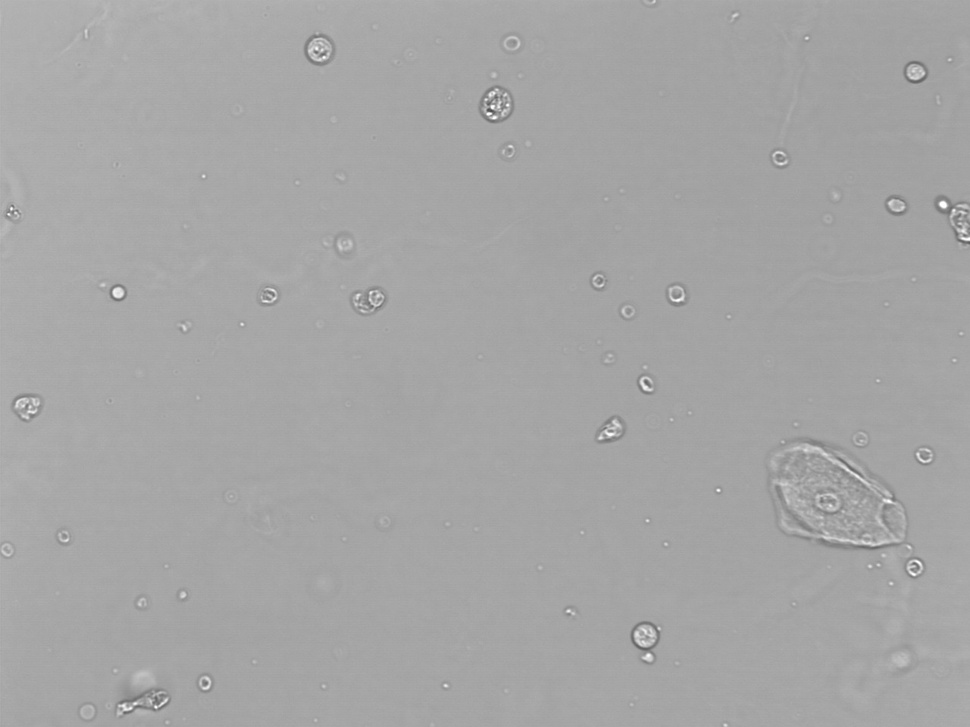
#> input picture 0213Sungiant/test1.jpg, 970 x 727 px, shrunk from 1280 x 960 before the run
$ python test1.py
#> lines starting #> are read from the running program, lines starting #| are printed output that depends on the picture; after the words box and inside, x2 and y2 are one past the last pixel; in counts of white or black regions, pixels touching at a corner belong together
#!/usr/bin/python3
# 2018.01.17 22:36:20 CST
import cv2
import numpy as np
import time

img = cv2.imread('test1.jpg', 0)
#> img is the input picture: shape (727, 970); min 73, max 255, mean 165.6
img = cv2.threshold(img, 127, 255, cv2.THRESH_BINARY)[1]  # ensure binary
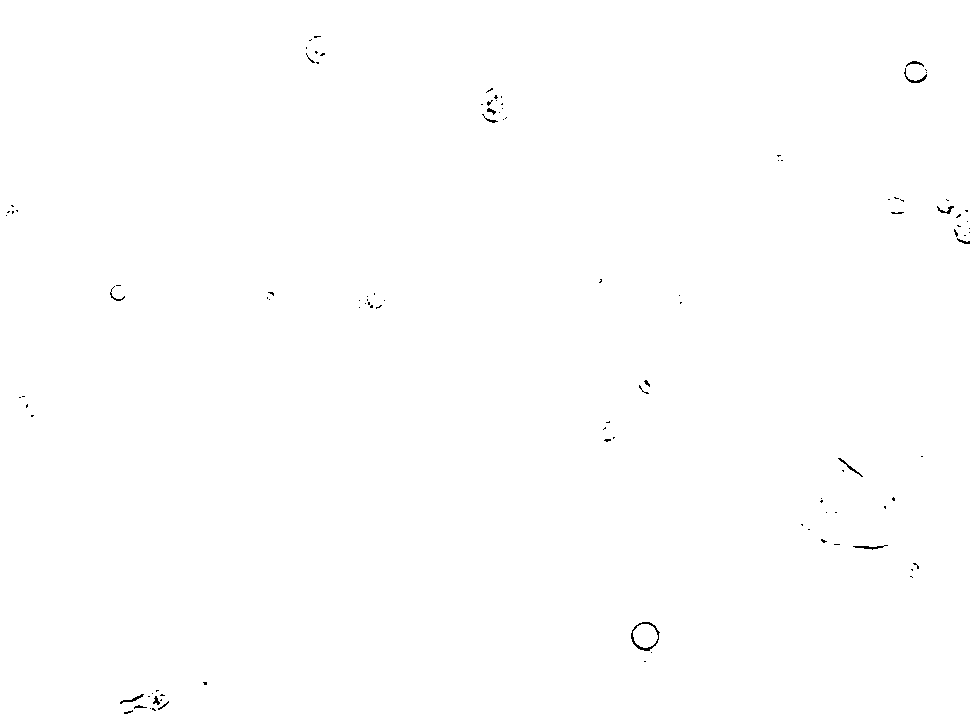
#> img: shape (727, 970); 99.8% white; black in thin lines or dots
retval, labels = cv2.connectedComponents(img)
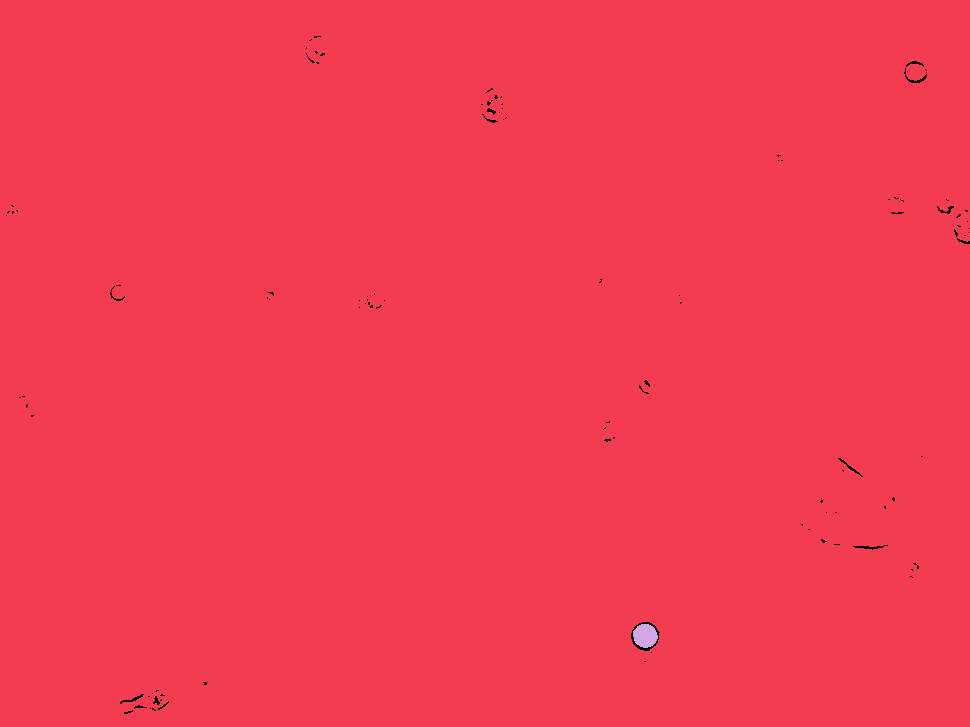
#> labels: shape (727, 970) int32; 3 distinct labels, from 0 to 2; one colour per label, 0 black
#> retval = 3

##################################################
ts = time.time()
num = labels.max()
#> num = 2

N = 50
for i in range(1, num+1):
    pts =  np.where(labels == i)
    if len(pts[0]) < N:
        labels[pts] = 0
#> this loop made 2 passes
#> pts on passes 1 to 2: 703512 positions, rows 0 to 726, columns 0 to 969, 461 positions, rows 624 to 647, columns 633 to 657

print("Time passed: {:.3f} ms".format(1000*(time.time()-ts)))
# Time passed: 4.607 ms

##################################################

# Map component labels to hue val
label_hue = np.uint8(179*labels/np.max(labels))
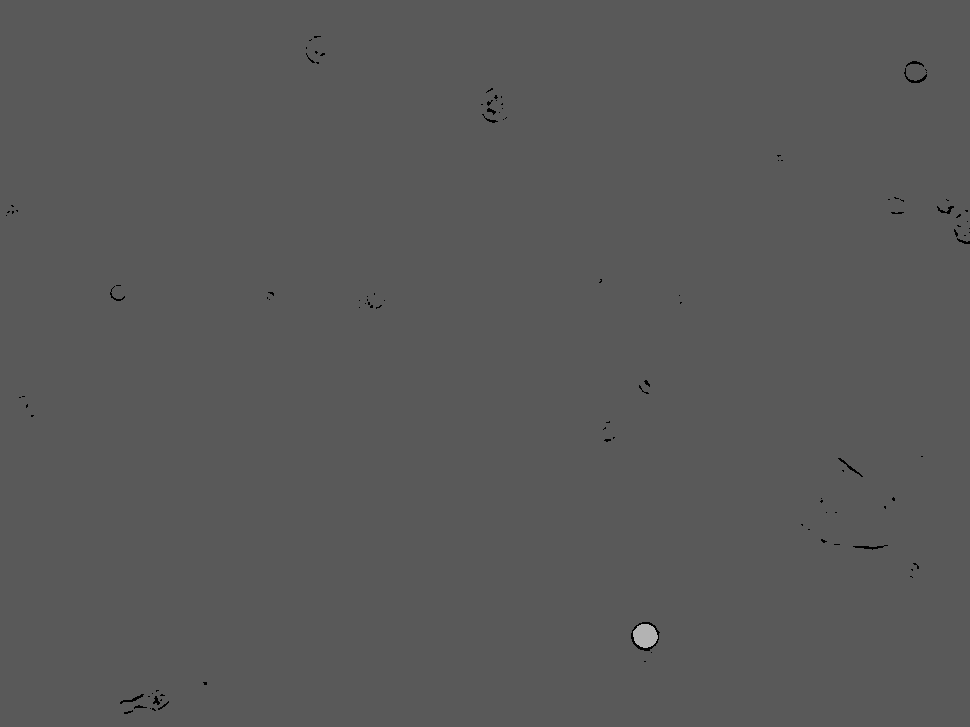
#> label_hue: shape (727, 970); min 0, max 179, mean 88.9
blank_ch = 255*np.ones_like(label_hue)
labeled_img = cv2.merge([label_hue, blank_ch, blank_ch])
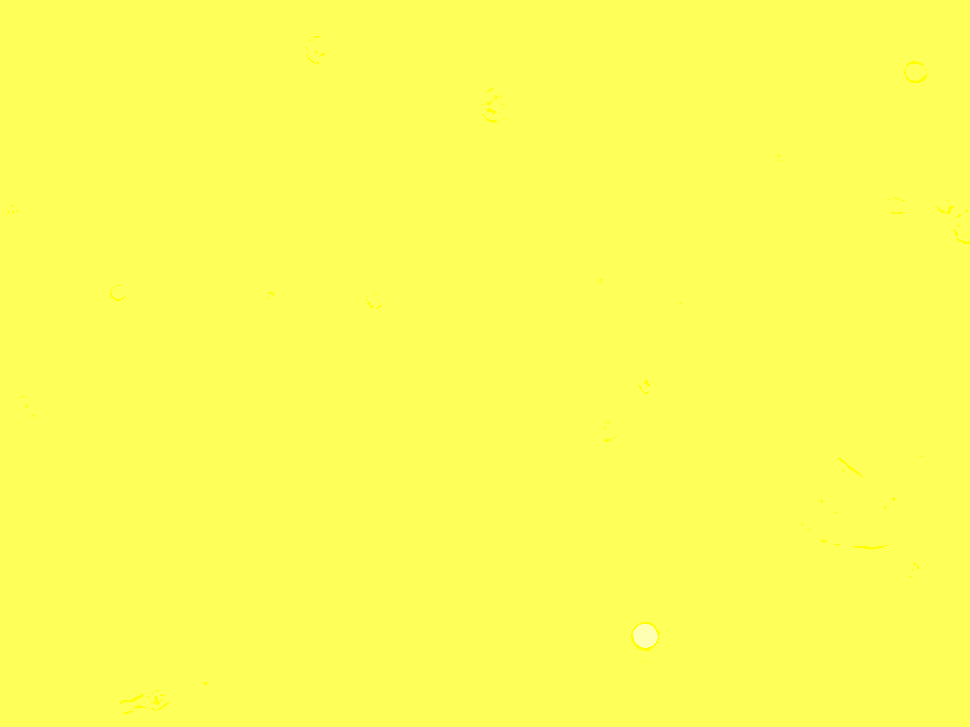
#> labeled_img: shape (727, 970, 3); mean of channels 0, 1, 2 88.9, 255, 255; drawn as B, G, R

# cvt to BGR for display
labeled_img = cv2.cvtColor(labeled_img, cv2.COLOR_HSV2BGR)
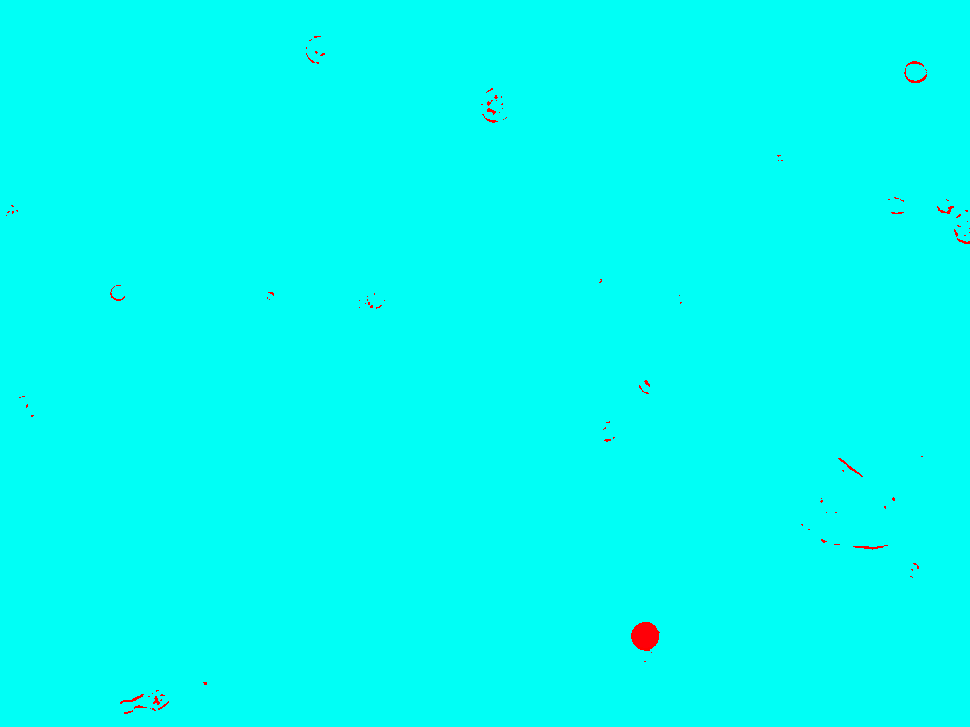
#> labeled_img: shape (727, 970, 3); mean B, G, R 245.4, 254.4, 0.6

# set bg label to black
labeled_img[label_hue==0] = 0
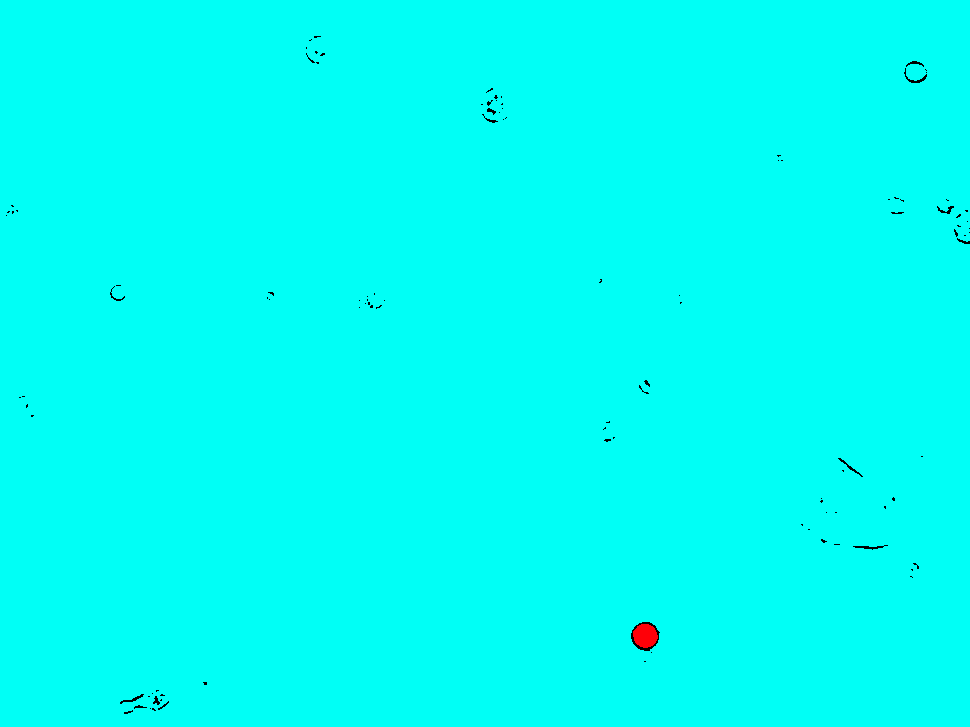
#> labeled_img: shape (727, 970, 3); 0.17% of pixels changed, all inside (x1, y1, x2, y2) = (6, 36, 970, 714)

cv2.imshow('labeled.png', labeled_img)
cv2.imwrite("labeled.png", labeled_img)
cv2.waitKey()
